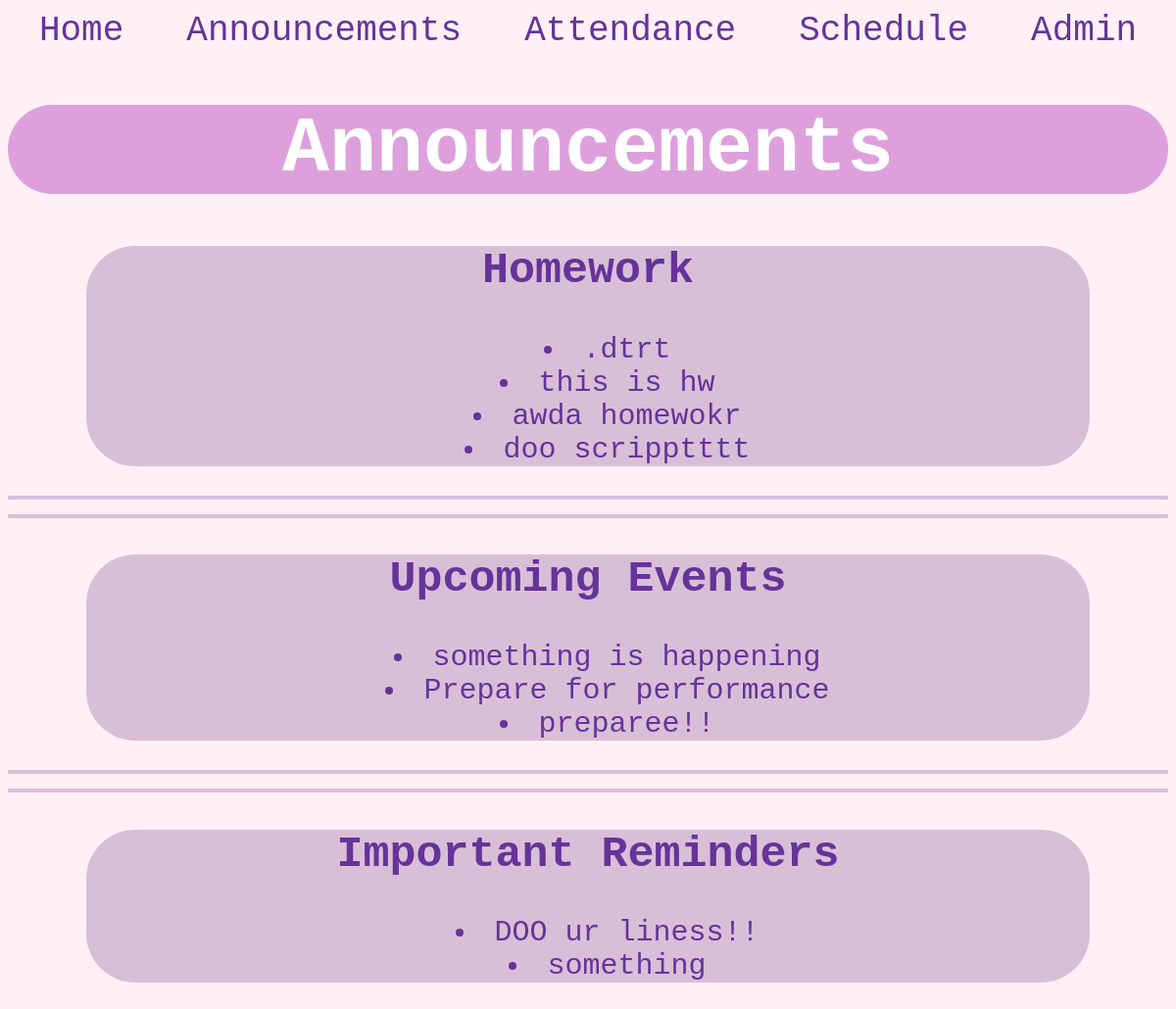
Before: /announcements with the older database file.
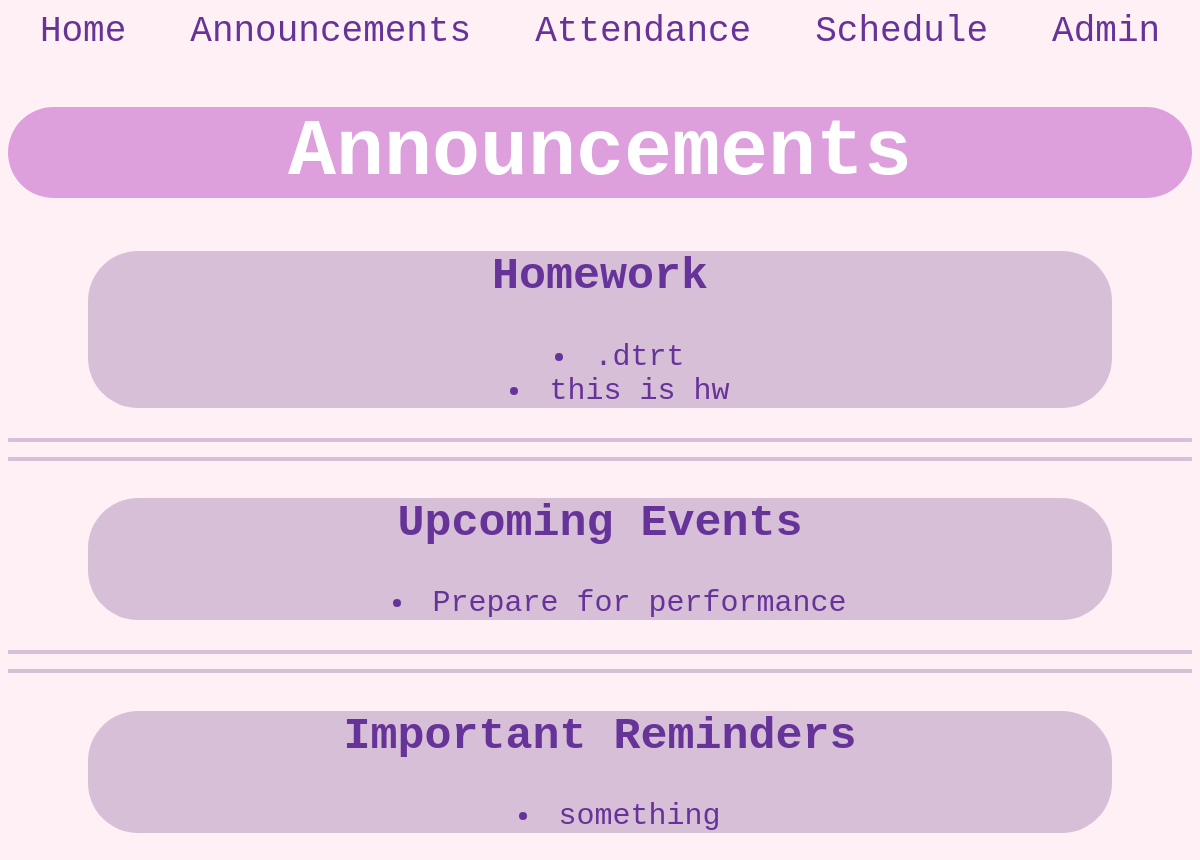
After: the same page with the newer database file.
### tables this page shows
CREATE TABLE `announcements` (
	`announcement_id`	INTEGER PRIMARY KEY AUTOINCREMENT,
	`type`	TEXT,
	`announcement`	TEXT
);

### main.py (the view)
@app.route("/announcements")
def announce():
    homeworks = opendb("SELECT announcement_id, announcement FROM announcements WHERE type = ?", ('homework',))
    events = opendb("SELECT announcement_id, announcement FROM announcements WHERE type = ?", ('event',))
    reminders = opendb("SELECT announcement_id, announcement FROM announcements WHERE type = ?", ('reminder',))
    return render_template("announce.html", homeworks=homeworks, events=events, reminders=reminders)

### main.py (called while the page is built)
def opendb(query, params=None):
    con = sqlite3.connect('activity_hub.db')
    cur = con.cursor()
    if params is None:
        cur.execute(query)
    else:
        cur.execute(query, params)
    res = cur.fetchall()
    con.close()
    return res

### templates/announce.html (shortened to what this page needs)
<!DOCTYPE HTML>
<html>
<head>
	<link rel="stylesheet" href="{{ url_for('static', filename='style.css') }}">
</head>
<body>
	<a href="{{ url_for('home') }}" style="text-decoration: none;">Home</a>
	<a href="{{ url_for('announce') }}" style="text-decoration: none;">Announcements</a>
	<a href="{{ url_for('attendance') }}" style="text-decoration: none;">Attendance</a>
	<a href="{{ url_for('schedule') }}" style="text-decoration: none;">Schedule</a>
	<a href="{{ url_for('admin') }}" style="text-decoration: none;">Admin</a>
	<h1>Announcements</h1>
<div class="announce">
	<div class="homework">
		<h2>Homework</h2>
		<ul>
			{% for homework in homeworks[::-1] %}
			<li>{{ homework[1] }}</li>
			{% endfor %}
		</ul>
	</div>
	<hr><hr>
	<div class="upcoming_events">
		<h2>Upcoming Events</h2>
		<ul>
			{% for event in events[::-1] %}
			<li>{{ event[1] }}</li>
			{% endfor %}
		</ul>
	</div>
	<hr><hr>
	<div class="imp_remind">
		<h2>Important Reminders</h2>
		<ul>
			{% for reminder in reminders[::-1] %}
			<li>{{ reminder[1] }}</li>
			{% endfor %}
		</ul>
	</div>
</div>
</body>
</html>

### static/style.css (style rules this page uses)
body { font-family: Courier New; background-color: lavenderblush; text-align: center; font-size: 40px; color: rebeccapurple; }
h1 { border: none; border-radius: 50px; background-color: plum; color: white; }
.announce { color: rebeccapurple; font-size: 30px; list-style-position: inside; }
.imp_remind { border: none; border-radius: 50px; background-color: thistle; margin: 0 80px; }
.upcoming_events { border: none; border-radius: 50px; background-color: thistle; margin: 0 80px; }
.homework { border: none; border-radius: 50px; background-color: thistle; margin: 0 80px; }
hr { border: none; height: 4px; background-color: thistle; width: 100%; }
a { font-size: 36px; color: rebeccapurple; margin-left: 20px; margin-right: 20px; }

Changed rows visible on the page:
removed announcements: announcement "awda homewokr", shown under "Homework"
removed announcements: announcement "doo scripptttt", shown under "Homework"
removed announcements: announcement "something is happening", shown under "Upcoming Events"
removed announcements: announcement "preparee!!", shown under "Upcoming Events"
removed announcements: announcement "DOO ur liness!!", shown under "Important Reminders"
